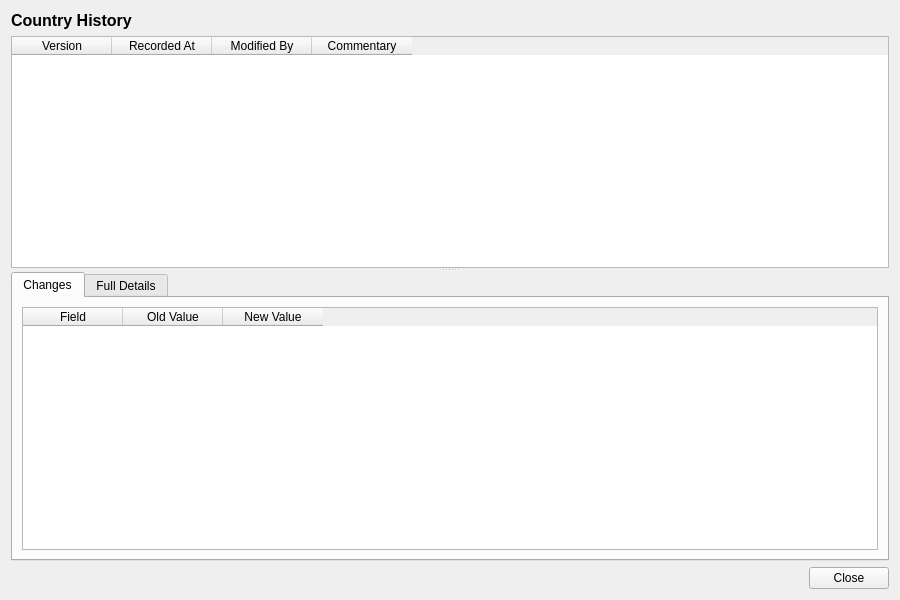
<?xml version="1.0" encoding="UTF-8"?>
<ui version="4.0">
 <class>CountryHistoryDialog</class>
 <widget class="QWidget" name="CountryHistoryDialog">
  <property name="geometry">
   <rect>
    <x>0</x>
    <y>0</y>
    <width>900</width>
    <height>600</height>
   </rect>
  </property>
  <property name="windowTitle">
   <string>Country History</string>
  </property>
  <layout class="QVBoxLayout" name="verticalLayout">
   <item>
    <widget class="QLabel" name="titleLabel">
     <property name="font">
      <font>
       <pointsize>12</pointsize>
       <bold>true</bold>
      </font>
     </property>
     <property name="text">
      <string>Country History</string>
     </property>
    </widget>
   </item>
   <item>
    <widget class="QSplitter" name="splitter">
     <property name="orientation">
      <enum>Qt::Vertical</enum>
     </property>
     <widget class="QTableWidget" name="versionListWidget">
      <property name="minimumHeight">
       <number>150</number>
      </property>
      <property name="maximumHeight">
       <number>250</number>
      </property>
      <property name="alternatingRowColors">
       <bool>true</bool>
      </property>
      <property name="editTriggers">
       <set>QAbstractItemView::NoEditTriggers</set>
      </property>
      <property name="selectionMode">
       <enum>QAbstractItemView::SingleSelection</enum>
      </property>
      <property name="selectionBehavior">
       <enum>QAbstractItemView::SelectRows</enum>
      </property>
      <column>
       <property name="text">
        <string>Version</string>
       </property>
      </column>
      <column>
       <property name="text">
        <string>Recorded At</string>
       </property>
      </column>
      <column>
       <property name="text">
        <string>Modified By</string>
       </property>
      </column>
      <column>
       <property name="text">
        <string>Commentary</string>
       </property>
      </column>
     </widget>
     <widget class="QWidget" name="detailWidget">
      <layout class="QVBoxLayout" name="detailLayout">
       <property name="leftMargin">
        <number>0</number>
       </property>
       <property name="topMargin">
        <number>0</number>
       </property>
       <property name="rightMargin">
        <number>0</number>
       </property>
       <property name="bottomMargin">
        <number>0</number>
       </property>
       <item>
        <widget class="QTabWidget" name="tabWidget">
         <property name="currentIndex">
          <number>0</number>
         </property>
         <widget class="QWidget" name="changesTab">
          <attribute name="title">
           <string>Changes</string>
          </attribute>
          <layout class="QVBoxLayout" name="changesTabLayout">
           <item>
            <widget class="QTableWidget" name="changesTableWidget">
             <property name="editTriggers">
              <set>QAbstractItemView::NoEditTriggers</set>
             </property>
             <property name="alternatingRowColors">
              <bool>true</bool>
             </property>
             <property name="selectionMode">
              <enum>QAbstractItemView::SingleSelection</enum>
             </property>
             <property name="selectionBehavior">
              <enum>QAbstractItemView::SelectRows</enum>
             </property>
             <column>
              <property name="text">
               <string>Field</string>
              </property>
             </column>
             <column>
              <property name="text">
               <string>Old Value</string>
              </property>
             </column>
             <column>
              <property name="text">
               <string>New Value</string>
              </property>
             </column>
            </widget>
           </item>
          </layout>
         </widget>
         <widget class="QWidget" name="fullDetailsTab">
          <attribute name="title">
           <string>Full Details</string>
          </attribute>
          <layout class="QVBoxLayout" name="fullDetailsTabLayout">
           <item>
            <widget class="QScrollArea" name="scrollArea">
             <property name="widgetResizable">
              <bool>true</bool>
             </property>
             <widget class="QWidget" name="scrollAreaWidgetContents">
              <property name="geometry">
               <rect>
                <x>0</x>
                <y>0</y>
                <width>560</width>
                <height>450</height>
               </rect>
              </property>
              <layout class="QFormLayout" name="formLayout">
               <item row="0" column="0">
                <widget class="QLabel" name="alpha2_codeLabel">
                 <property name="text">
                  <string>Alpha-2 Code:</string>
                 </property>
                </widget>
               </item>
               <item row="0" column="1">
                <widget class="QLabel" name="codeValue">
                 <property name="text">
                  <string/>
                 </property>
                </widget>
               </item>
               <item row="1" column="0">
                <widget class="QLabel" name="nameLabel">
                 <property name="text">
                  <string>Name:</string>
                 </property>
                </widget>
               </item>
               <item row="1" column="1">
                <widget class="QLabel" name="nameValue">
                 <property name="text">
                  <string/>
                 </property>
                </widget>
               </item>
               <item row="2" column="0">
                <widget class="QLabel" name="descriptionLabel">
                 <property name="text">
                  <string>Description:</string>
                 </property>
                </widget>
               </item>
               <item row="2" column="1">
                <widget class="QLabel" name="descriptionValue">
                 <property name="text">
                  <string/>
                 </property>
                 <property name="wordWrap">
                  <bool>true</bool>
                 </property>
                </widget>
               </item>
               <item row="3" column="0">
                <widget class="QLabel" name="versionNumberLabel">
                 <property name="text">
                  <string>Version:</string>
                 </property>
                </widget>
               </item>
               <item row="3" column="1">
                <widget class="QLabel" name="versionNumberValue">
                 <property name="text">
                  <string/>
                 </property>
                </widget>
               </item>
               <item row="4" column="0">
                <widget class="QLabel" name="modifiedByLabel">
                 <property name="text">
                  <string>Modified By:</string>
                 </property>
                </widget>
               </item>
               <item row="4" column="1">
                <widget class="QLabel" name="modifiedByValue">
                 <property name="text">
                  <string/>
                 </property>
                </widget>
               </item>
               <item row="5" column="0">
                <widget class="QLabel" name="recordedAtLabel">
                 <property name="text">
                  <string>Recorded At:</string>
                 </property>
                </widget>
               </item>
               <item row="5" column="1">
                <widget class="QLabel" name="recordedAtValue">
                 <property name="text">
                  <string/>
                 </property>
                </widget>
               </item>
               <item row="6" column="0">
                <widget class="QLabel" name="changeCommentaryLabel">
                 <property name="text">
                  <string>Change Commentary:</string>
                 </property>
                </widget>
               </item>
               <item row="6" column="1">
                <widget class="QLabel" name="changeCommentaryValue">
                 <property name="text">
                  <string/>
                 </property>
                 <property name="wordWrap">
                  <bool>true</bool>
                 </property>
                </widget>
               </item>
              </layout>
             </widget>
            </widget>
           </item>
          </layout>
         </widget>
        </widget>
       </item>
      </layout>
     </widget>
    </widget>
   </item>
   <item>
    <layout class="QHBoxLayout" name="buttonLayout">
     <item>
      <spacer name="horizontalSpacer">
       <property name="orientation">
        <enum>Qt::Horizontal</enum>
       </property>
       <property name="sizeHint" stdset="0">
        <size><width>40</width><height>20</height></size>
       </property>
      </spacer>
     </item>
     <item>
      <widget class="QPushButton" name="closeButton">
       <property name="text">
        <string>Close</string>
       </property>
      </widget>
     </item>
    </layout>
   </item>
  </layout>
 </widget>
 <resources/>
 <connections/>
</ui>
